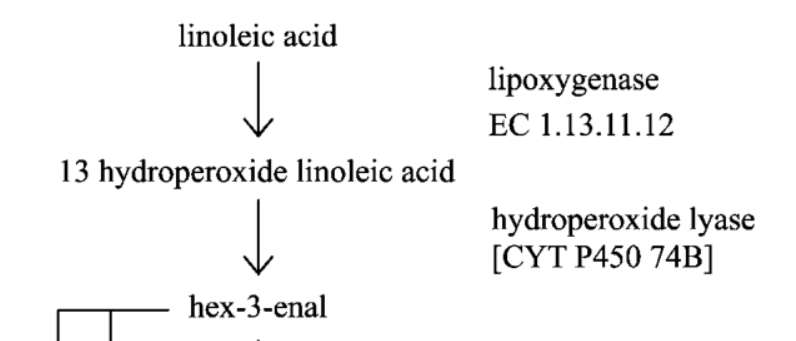
#> input picture test/resources/snippet_rgb.png, 796 x 341 px
$ python generate_compare_files.py
#> lines starting #> are read from the running program, lines starting #| are printed output that depends on the picture; after the words box and inside, x2 and y2 are one past the last pixel; in counts of white or black regions, pixels touching at a corner belong together
#> in __init__, self.image is the input picture: shape (341, 796, 3); min 0, max 255, mean 244.7
### pyamiimage/ami_image.py
"""
Wrappers and other methods for image manipulation
mainly classmathods, but may need some objects to preserve statementfor expensive functioms
TODO authors Anuv Chakroborty and Peter Murray-Rust, 2021
Apache2 Open Source licence
"""
import logging

import numpy as np
from skimage import io, color, morphology
import skimage
from pathlib import Path
import os
import matplotlib.pyplot as plt
from sklearn.cluster import KMeans
import cv2
import enum
import imageio.v3 as iio

from amilib.ami_util import AmiUtil

TEMP_DIR = Path(__file__).parent.parent
TEMP_DIR = Path(TEMP_DIR, "temp")

FILE = "file"
RGBA = "rgba"
RGB = "rgb"
GRAY = "gray"
# print(f"TEMP {TEMP_DIR}")

class AmiImage:
    """
    instance and class methods for holding and converting images
    """

    # [53 lines left out: functions __init__, show, read, read_file, store_image, create_grayscale_from_file, not called in this run]

    @classmethod
    def create_grayscale_from_image(cls, image):
        """
        creates grayscale from input image
        accepts following types:
        shape = (*,*,4) assumed rgba and will convert to rgb
        shape = (*,*,3) assumed rgb and will convert to grayscale
        shape = (*,*) assumed grayscale or binary, no action
        :param image:
        :return: grayscale or possibly binary image
        """
        gray = None
        if cls.has_gray_shape(image):
            gray = image
        elif cls.has_alpha_channel_shape(image):
            image = color.rgba2rgb(image)

        if gray is None and AmiImage.has_rgb_shape(image):
            gray = color.rgb2gray(image)

        gray = skimage.img_as_ubyte(gray)
        white_count = np.sum(gray == 255)
#> white_count = 246797
        black_count = np.sum(gray == 0)
#> black_count = 594
        gray_count = gray.shape[0] * gray.shape[1] - (white_count + black_count)
#> gray_count = 24045
        if gray_count > 0:
            logging.warning(f"{gray_count} pixels other than 0/255 found")
        return gray


    # [12 lines left out: function create_rgb_from_rgba, not called in this run]

    @classmethod
    def create_inverted_image(cls, image):
        """Inverts the brightness values of the image
        uses skimage.util.invert
        not yet tested
        :param image: ype not yet defined
        :return: inverted image
        """
        inverted = skimage.util.invert(image)
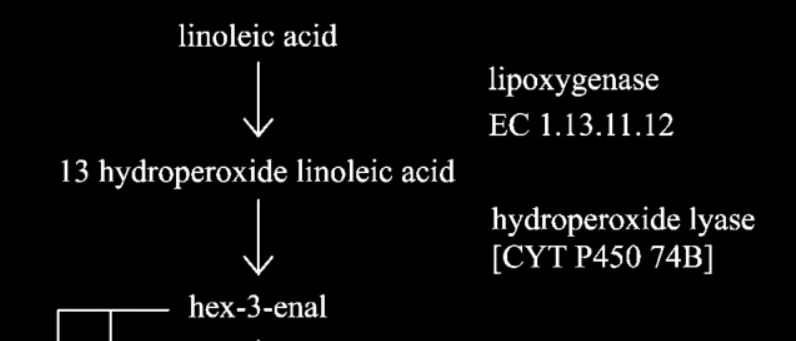
#> inverted: shape (341, 796, 3); min 0, max 255, mean 10.3
        return inverted


    # [66 lines left out: functions create_white_skeleton_from_file, create_white_skeleton_from_image, create_white_binary_from_file, not called in this run]

    @classmethod
    def create_white_binary_from_image(cls, image, threshold=None):
        """"Returns a binary image using a threshold value
        threshold defaults to skimage.filters.threshold_otsu
        :param image: grayscale (0-255?)
        :param threshold: integer or float?
        :return: integer 0/1 binary image
        """

        # maybe binary already
        if len(image.shape) == 2:
            size = image.shape[0] * image.shape[1]
            image_white = np.sum(image == 255)
            image_black = np.sum(image == 0)
            if size == image_black + image_white:
                # invert if signal is white
                if image_white > image_black:
                    image = np.where(image == 255, 0, 255)
                return image

        # check if image is grayscale
        if len(image.shape) > 2:
            # convert to grayscale if not grayscale
            image = cls.create_grayscale_from_image(image)

        # if no threshold is provided, assume default threshold: otsu
        if threshold is None:
            threshold = skimage.filters.threshold_otsu(image)
#> threshold = 161

        binary_image = np.where(image >= threshold, 255, 0)
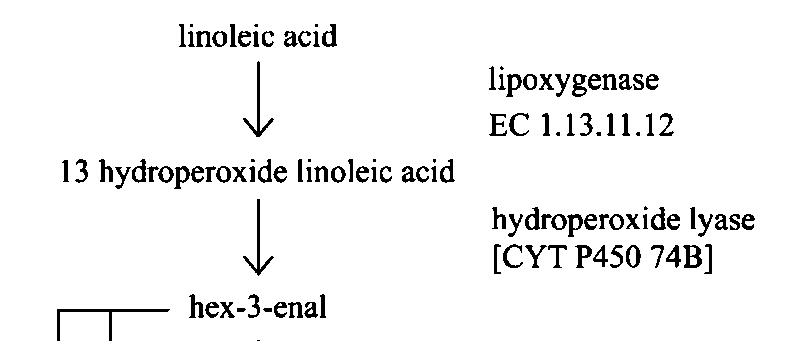
#> binary_image: shape (341, 796) int64; 95.2% white; 116 black regions (13 under 20 px), largest, box (x1, y1, x2, y2) and area: (57, 309, 170, 341) 510, (243, 61, 274, 137) 358, (243, 199, 274, 276) 354
        return binary_image

    # [31 lines left out: functions invert_binarize_skeletonize, check_binary_or_grayscale, not called in this run]

    @classmethod
    def has_alpha_channel_shape(cls, image):
        return type(image) is np.ndarray and len(image.shape) == 3 and image.shape[2] == 4

    @classmethod
    def has_rgb_shape(cls, image):
        return type(image) is np.ndarray and len(image.shape) == 3 and image.shape[2] == 3

    @classmethod
    def has_gray_shape(cls, image):
        """
        checks if 2-D ndarray
        :param image:
        :return:
        """
        return type(image) is np.ndarray and len(image.shape) == 2

    # [126 lines left out: functions get_image_dtype, heuristic_check_binary, check_grayscale, pre_plot_image, write, kmeans and 1 more, not called in this run]


class ImageReaderOptions(enum.Enum):
    CV2 = 1,
    SKIMAGE = 2,
    IMAGEIO = 3,

class AmiImageReader:
    """
    wrapper for *.imread() as I don't trust skimage
    """
    def __init__(self):
        pass

    # [31 lines left out: function read_image, not called in this run]
            # Util.print_stacktrace(e)


class AmiImageDTO():
    """
    Data Transfer Object for images and downstream artefacts
    """
    # [7 lines left out: function __init__, not called in this run]

#    TODO def get_image_type
#    should return
#       RGB 0-1
#       binary 0-255 , etc
# maybe is library somewhere

"""python REPL commands
replay these from this directory (resources) to see the distrib of gray values
sniprgbafile = Path(os.getcwd(), "snippet_rgba.png")
snipgrayim = io.imread(sniprgbafile)
sniprgbim = skimage.color.rgba2rgb(sniprgbaim)
snipgrayim = skimage.color.rgb2gray(sniprgbim)
plt.hist(snipgray)
plt.title("gray values")
plt.ylabel("count")
plt.xlabel("whiteness")
plt.show()
# HISTORY
import readline; print('\n'.join([str(readline.get_history_item(i + 1)) for i in range(readline.get_current_history_length())]))
"""

# deprecated
    # @classmethod
    # #
    # def create_white_binary_from_image(cls, image):
    #     """
    #     Create a thresholded, binary image from a grayscale

    #     :param image: grayscale image
    #     :return: binary with white pixels as signal (thresh is discarded)
    #     """
    #     gray = AmiImage.create_grayscale_from_image(image)
    #     binary, thresh = AmiImage.create_auto_thresholded_image_and_value(gray)
    #     binary = np.invert(binary)
    #     return binary  # discard thresh

    # @classmethod
    # # TODO mark deprecated
    # def create_auto_thresholded_image_and_value(cls, image):
    #     """
    #     Thresholded image and (attempt) to get threshold
    #     The thresholded image is OK but the threshold value may not yet work
    #     uses skan.pre

    #     :param image: grayscale
    #     :return: thresholded image, threshold value (latter may not work)
    #     """
    #     print(f"shape thresh {image.shape}")
    #     t_image = threshold(image)
    #     tt = np.where(t_image > 0)  # above threshold
    #     return t_image, tt


    # @classmethod
    # def skeletonize(cls, image):
    #     """Returns a skeleton of the image
    #     uses skimage.morphology.skeletonize

    #      result white signal black background?
    #      TODO NOT YET TESTED
    #      :param image: constraints?
    #      :return: binary image white signal black background
    #      """
    #     mask = morphology.skeletonize(image)
    #     skeleton = np.zeros(image.shape)
    #     skeleton[mask] = 255
    #     return skeleton

        # @classmethod
    # def create_grayscale_from_image(cls, image):
    #     # requires 2 separate conversions
    #     gray_image = cls.create_gray_from_image(image)
    #     # TODO comment in
    #     # cls.check_binary_or_grayscale(gray_image, image)
    #     return gray_image

### test/generate_compare_files.py
import os
from pathlib import Path

from skimage import io

from pyamiimage.ami_image import AmiImage

RESOURCE_DIR = Path(Path(__file__).parent, "resources")
COMPARE_DIR = Path(Path(__file__).parent, "comparison_images")

RGB_SNIPPET = Path(RESOURCE_DIR, "snippet_rgb.png")


class AmiImageFileGenerator:
    """This class generates image files for comparison in test_ami_image"""

    def __init__(self, image_path) -> None:
        self.image = io.imread(image_path)
        if not COMPARE_DIR.exists():
            print("Comparison directory does not exist, making one now...")
            os.mkdir(COMPARE_DIR)

    def save_original(self):
        filename = "original.png"
        filepath = Path(COMPARE_DIR, filename)
        self.write_image_to_path(self.image, filepath)
        print(f"Saved {filename} to comparison dir")

    def generate_rbg2gray_image(self):
        filename = "gray.png"
        gray = AmiImage.create_grayscale_from_image(self.image)
        filepath = Path(COMPARE_DIR, filename)
        self.write_image_to_path(gray, filepath)
        print(f"Saved {filename} to comparion dir")

    def generate_inverted_image(self):
        filename = "inverted.png"
        inverted = AmiImage.create_inverted_image(self.image)
        filepath = Path(COMPARE_DIR, filename)
        self.write_image_to_path(inverted, filepath)
        print(f"Saved {filename} to comparion dir")

    def generate_white_binary_image(self):
        filename = "white_binary.png"
        white_binary = AmiImage.create_white_binary_from_image(self.image)
        filepath = Path(COMPARE_DIR, filename)
        self.write_image_to_path(white_binary, filepath)
        print(f"Saved {filename} to comparion dir")

    # [7 lines left out: function generate_white_skeleton_image, not called in this run]

    def generate_all(self):
        self.save_original()
        self.generate_rbg2gray_image()
        self.generate_inverted_image()
        self.generate_white_binary_image()
        self.generate_white_skeleton_image()

    @staticmethod
    def write_image_to_path(image, path):
#> (the run stopped early here; a loop or call above may not have finished)

$ run again, with test/resources/Signal_transduction_pathways_wp.png copied over test/resources/snippet_rgb.png
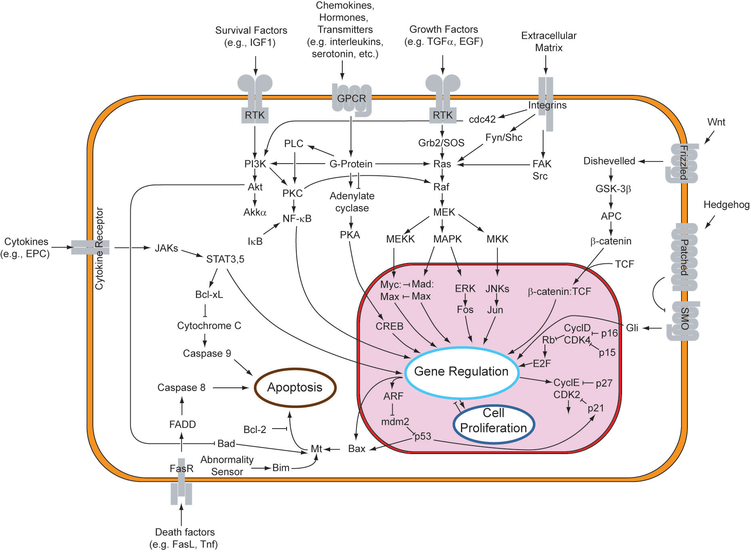
#> input picture test/resources/Signal_transduction_pathways_wp.png, 750 x 551 px
#> in __init__, self.image is the input picture: shape (551, 750, 4); mean R, G, B, A 242.7, 238.1, 238.3, 255
#> in create_grayscale_from_image, `gray = color.rgb2gray(image)`:
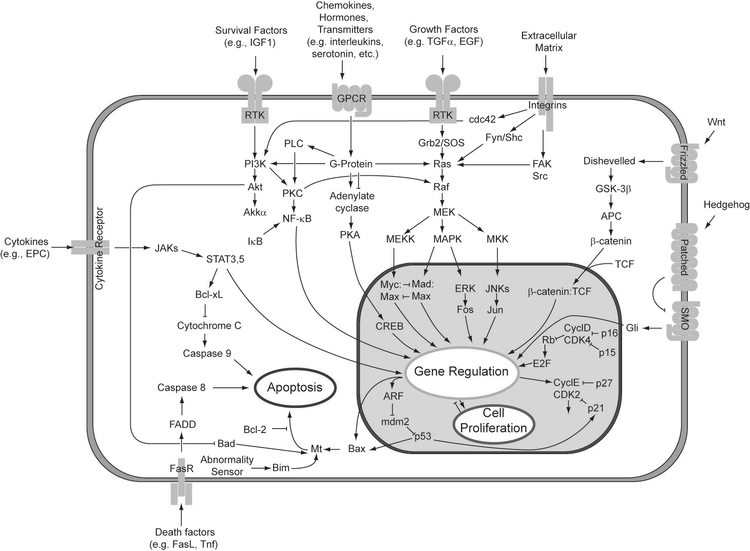
#> gray: shape (551, 750) float64; min 0.0232, max 1, mean 0.937
#> white_count = 306977
#> black_count = 0
#> gray_count = 106273
#> threshold = 184
#> in create_white_binary_from_image, `binary_image = np.where(image >= threshold, 255, 0)`:
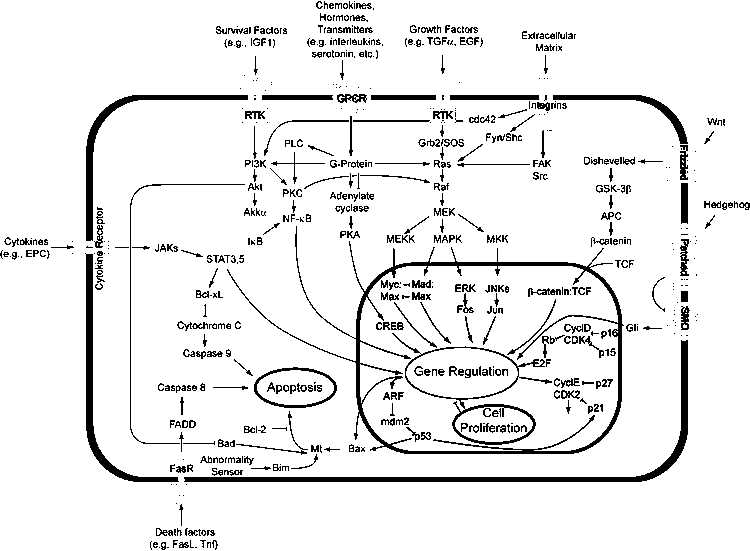
#> binary_image: shape (551, 750) int64; 92.3% white; 652 black regions (306 under 20 px), largest, box (x1, y1, x2, y2) and area: (227, 226, 624, 454) 4768, (184, 340, 688, 482) 3431, (85, 253, 179, 482) 1981

$ run again, with test/resources/battery1.png copied over test/resources/snippet_rgb.png
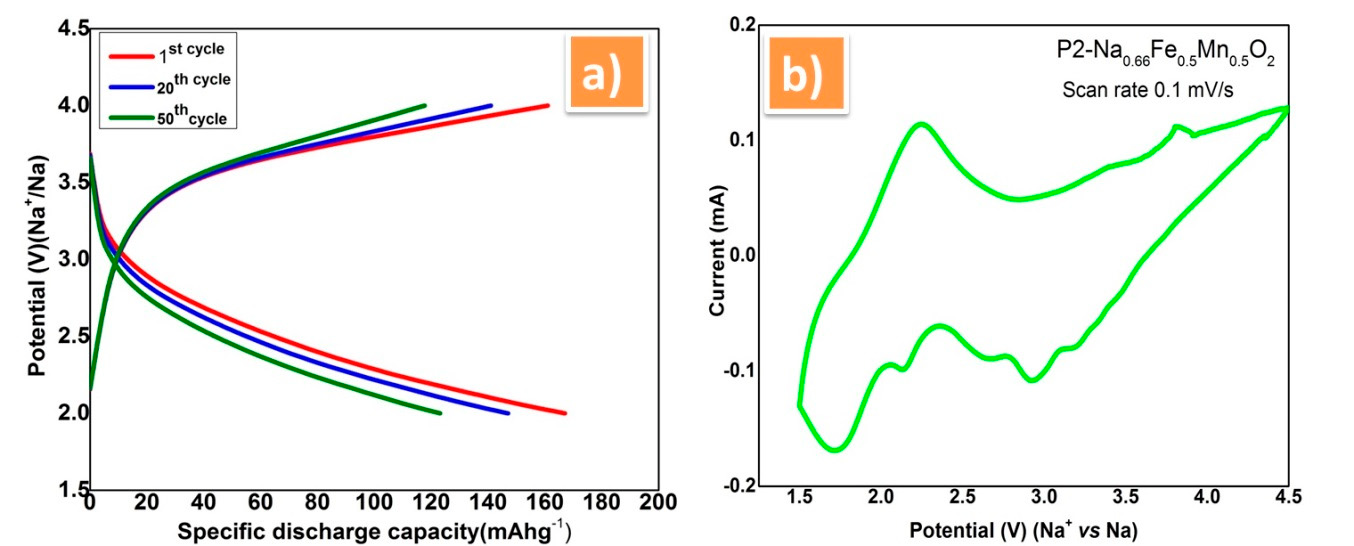
#> input picture test/resources/battery1.png, 1354 x 546 px
#> in __init__, self.image is the input picture: shape (546, 1354, 3); mean R, G, B 240.3, 241.7, 238.4
#> white_count = 568596
#> black_count = 2959
#> gray_count = 167729
#> in create_inverted_image, `inverted = skimage.util.invert(image)`:
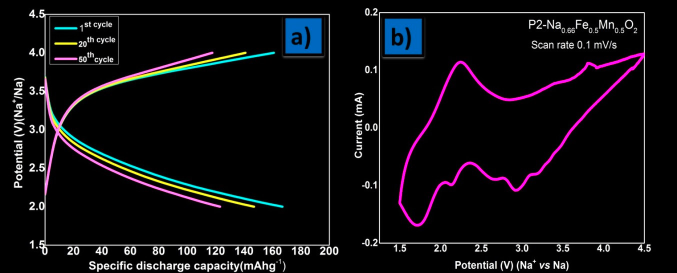
#> inverted: shape (546, 1354, 3) (shown at 1/2 size); mean R, G, B 14.7, 13.3, 16.6
#> threshold = 154
#> in create_white_binary_from_image, `binary_image = np.where(image >= threshold, 255, 0)`:
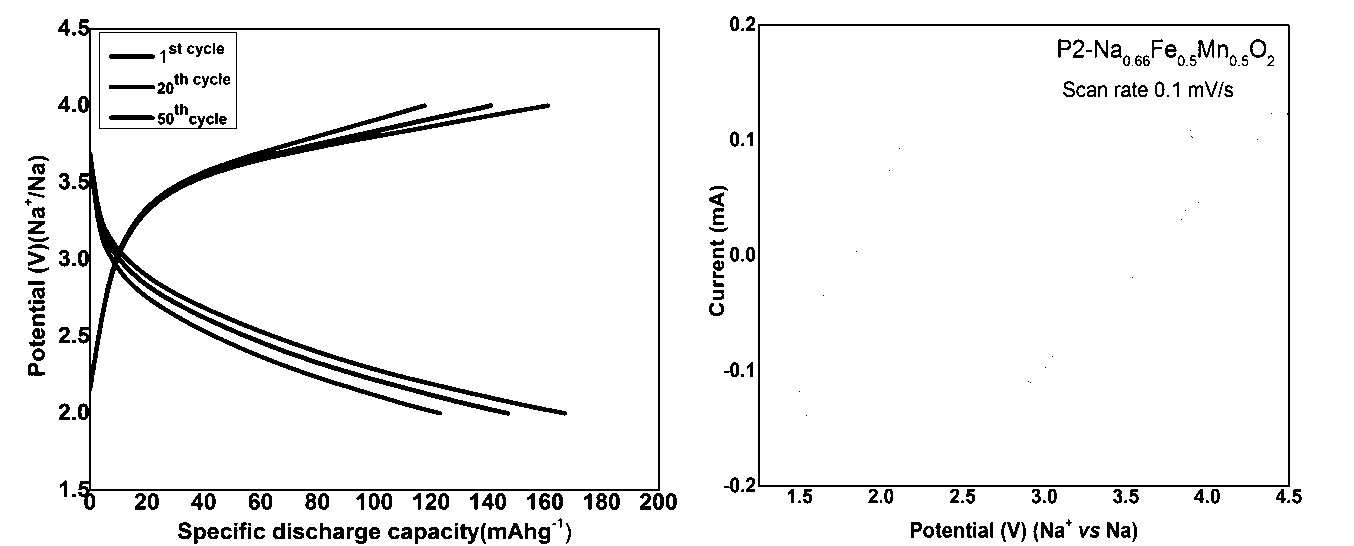
#> binary_image: shape (546, 1354) int64; 94.9% white; 251 black regions (49 under 20 px), largest, box (x1, y1, x2, y2) and area: (78, 19, 660, 510) 16864, (758, 24, 1290, 487) 3965, (99, 32, 237, 129) 515
